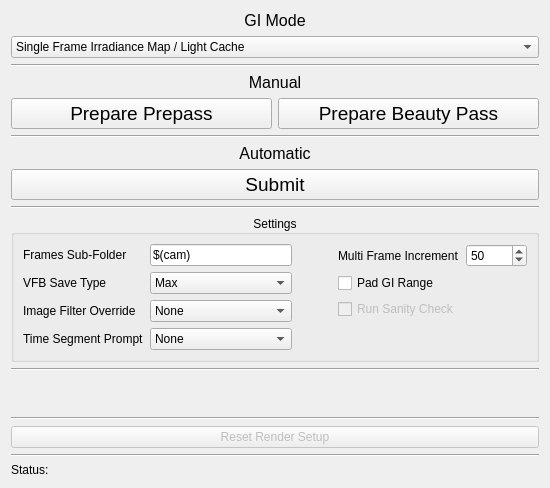
  <widget class="QWidget" name="spinach_tbdg">
   <property name="enabled">
    <bool>true</bool>
   </property>
   <attribute name="title">
    <string>Spinach</string>
   </attribute>
   <layout class="QVBoxLayout" name="verticalLayout_3">
    <item>
     <widget class="QLabel" name="label_GI_mode">
      <property name="font">
       <font>
        <pointsize>12</pointsize>
       </font>
      </property>
      <property name="text">
       <string>GI Mode</string>
      </property>
      <property name="alignment">
       <set>Qt::AlignCenter</set>
      </property>
      <property name="buddy">
       <cstring>sp_gi_mode_cmbx</cstring>
      </property>
     </widget>
    </item>
    <item>
     <widget class="QComboBox" name="sp_gi_mode_cmbx">
      <property name="font">
       <font>
        <italic>false</italic>
       </font>
      </property>
      <property name="toolTip">
       <string>&lt;html&gt;&lt;head/&gt;&lt;body&gt;&lt;p&gt;Selects from six different global illumination modes:&lt;/p&gt;&lt;ul style=&quot;margin-top: 0px; margin-bottom: 0px; margin-left: 0px; margin-right: 0px; -qt-list-indent: 1;&quot;&gt;&lt;li style=&quot; margin-top:12px; margin-bottom:12px; margin-left:0px; margin-right:0px; -qt-block-indent:0; text-indent:0px;&quot;&gt;Single Frame Irradiance Map / Light Cache &lt;/li&gt;&lt;li style=&quot; margin-top:12px; margin-bottom:12px; margin-left:0px; margin-right:0px; -qt-block-indent:0; text-indent:0px;&quot;&gt;Multi Frame Incremental Irradiance Map / Light Cache &lt;/li&gt;&lt;li style=&quot; margin-top:12px; margin-bottom:12px; margin-left:0px; margin-right:0px; -qt-block-indent:0; text-indent:0px;&quot;&gt;Animation Prepass Irradiance Map / Light Cache &lt;/li&gt;&lt;li style=&quot; margin-top:12px; margin-bottom:12px; margin-left:0px; margin-right:0px; -qt-block-indent:0; text-indent:0px;&quot;&gt;Brute Force / Light Cache &lt;/li&gt;&lt;li style=&quot; margin-top:12px; margin-bottom:12px; margin-left:0px; margin-right:0px; -qt-block-indent:0; text-indent:0px;&quot;&gt;Brute Force Per Frame / Light Cache &lt;/li&gt;&lt;li style=&quot; margin-top:12px; margin-bottom:12px; margin-left:0px; margin-right:0px; -qt-block-indent:0; text-indent:0px;&quot;&gt;Brute Force / Brute Force &lt;/li&gt;&lt;/ul&gt;&lt;/body&gt;&lt;/html&gt;</string>
      </property>
      <property name="whatsThis">
       <string>&lt;html&gt;&lt;head/&gt;&lt;body&gt;&lt;p&gt;Selects from six different global illumination modes: &lt;/p&gt;&lt;ul style=&quot;margin-top: 0px; margin-bottom: 0px; margin-left: 0px; margin-right: 0px; -qt-list-indent: 1;&quot;&gt;&lt;li style=&quot; margin-top:12px; margin-bottom:12px; margin-left:0px; margin-right:0px; -qt-block-indent:0; text-indent:0px;&quot;&gt;Single Frame Irradiance Map / Light Cache: Renders one frame that covers the entire animation range. This can be used effectively for fly-through animations, though some more complicated camera moves will get better results with Multi Frame Incremental mode. Animated objects will cause artifacts. &lt;/li&gt;&lt;li style=&quot; margin-top:12px; margin-bottom:12px; margin-left:0px; margin-right:0px; -qt-block-indent:0; text-indent:0px;&quot;&gt;Multi Frame Incremental Irradiance Map / Light Cache: Similar to single frame mode, but renders frames at an interval that allows VRay to calculate from different camera viewpoints. Animated objects will cause artifacts. &lt;/li&gt;&lt;li style=&quot; margin-top:12px; margin-bottom:12px; margin-left:0px; margin-right:0px; -qt-block-indent:0; text-indent:0px;&quot;&gt;Animation Prepass Irradiance Map / Light Cache: One irradiance map is created for each frame and written into a separate file. Then, irradiance maps from several adjacent frames are loaded together and blended so as to reduce flickering. Note that in this mode you have to render one map for each frame (i. e. you cannot render every Nth frame). &lt;/li&gt;&lt;li style=&quot; margin-top:12px; margin-bottom:12px; margin-left:0px; margin-right:0px; -qt-block-indent:0; text-indent:0px;&quot;&gt;Brute Force / Light Cache: Renders using the Brute Force algorithm for primary bounces and uses a single light cache for secondary. The light cache is generated in the prepass. &lt;/li&gt;&lt;li style=&quot; margin-top:12px; margin-bottom:12px; margin-left:0px; margin-right:0px; -qt-block-indent:0; text-indent:0px;&quot;&gt;Brute Force Per Frame / Light Cache: Renders using the Brute Force algorithm for primary bounces and for the secondary VRay calculates a new Light Cache for every frame. Does not require a prepass. &lt;/li&gt;&lt;li style=&quot; margin-top:12px; margin-bottom:12px; margin-left:0px; margin-right:0px; -qt-block-indent:0; text-indent:0px;&quot;&gt;Brute Force / Brute Force: Renders using only the Brute Force algorithm. Does not require a prepass. &lt;/li&gt;&lt;/ul&gt;&lt;/body&gt;&lt;/html&gt;</string>
      </property>
      <item>
       <property name="text">
        <string>Single Frame Irradiance Map / Light Cache</string>
       </property>
      </item>
      <item>
       <property name="text">
        <string>Multi Frame Incremental Irradiance Map / Light Cache</string>
       </property>
      </item>
      <item>
       <property name="text">
        <string>Animation Prepass Irradiance Map / Light Cache</string>
       </property>
      </item>
      <item>
       <property name="text">
        <string>Brute Force / Light Cache</string>
       </property>
      </item>
      <item>
       <property name="text">
        <string>Brute Force Per Frame / Light Cache</string>
       </property>
      </item>
      <item>
       <property name="text">
        <string>Brute Force / Brute Force</string>
       </property>
      </item>
     </widget>
    </item>
    <item>
     <widget class="Line" name="line_6">
      <property name="orientation">
       <enum>Qt::Horizontal</enum>
      </property>
     </widget>
    </item>
    <item>
     <widget class="QLabel" name="label_manual_gi">
      <property name="font">
       <font>
        <pointsize>12</pointsize>
       </font>
      </property>
      <property name="text">
       <string>Manual</string>
      </property>
      <property name="alignment">
       <set>Qt::AlignCenter</set>
      </property>
     </widget>
    </item>
    <item>
     <layout class="QHBoxLayout" name="horizontalLayout">
      <item>
       <widget class="QPushButton" name="sp_1f_man_prepass_btn">
        <property name="minimumSize">
         <size>
          <width>0</width>
          <height>30</height>
         </size>
        </property>
        <property name="font">
         <font>
          <pointsize>14</pointsize>
         </font>
        </property>
        <property name="toolTip">
         <string>&lt;html&gt;&lt;head/&gt;&lt;body&gt;&lt;p&gt;Re-configures the render settings to be able to pre-calculate Global Illumination&lt;/p&gt;&lt;/body&gt;&lt;/html&gt;</string>
        </property>
        <property name="text">
         <string>Prepare Prepass</string>
        </property>
        <property name="checkable">
         <bool>false</bool>
        </property>
        <property name="autoDefault">
         <bool>false</bool>
        </property>
        <property name="default">
         <bool>false</bool>
        </property>
        <property name="flat">
         <bool>false</bool>
        </property>
       </widget>
      </item>
      <item>
       <widget class="QPushButton" name="sp_1f_man_beauty_btn">
        <property name="minimumSize">
         <size>
          <width>0</width>
          <height>30</height>
         </size>
        </property>
        <property name="font">
         <font>
          <pointsize>14</pointsize>
         </font>
        </property>
        <property name="toolTip">
         <string>&lt;html&gt;&lt;head/&gt;&lt;body&gt;&lt;p&gt;Re-configures the render settings to send final image renders&lt;/p&gt;&lt;/body&gt;&lt;/html&gt;</string>
        </property>
        <property name="text">
         <string>Prepare Beauty Pass</string>
        </property>
       </widget>
      </item>
     </layout>
    </item>
    <item>
     <widget class="Line" name="line">
      <property name="orientation">
       <enum>Qt::Horizontal</enum>
      </property>
     </widget>
    </item>
    <item>
     <widget class="QLabel" name="label_auto_gi">
      <property name="font">
       <font>
        <pointsize>12</pointsize>
       </font>
      </property>
      <property name="text">
       <string>Automatic</string>
      </property>
      <property name="alignment">
       <set>Qt::AlignCenter</set>
      </property>
      <property name="buddy">
       <cstring>sp_1f_auto_btn</cstring>
      </property>
     </widget>
    </item>
    <item>
     <widget class="QPushButton" name="sp_1f_auto_btn">
      <property name="minimumSize">
       <size>
        <width>0</width>
        <height>30</height>
       </size>
      </property>
      <property name="font">
       <font>
        <pointsize>14</pointsize>
       </font>
      </property>
      <property name="toolTip">
       <string>&lt;html&gt;&lt;head/&gt;&lt;body&gt;&lt;p&gt;Re-configures the render settings to send whatever combination of prepass and beauty pass necessary and submits both to Backburner&lt;/p&gt;&lt;/body&gt;&lt;/html&gt;</string>
      </property>
      <property name="text">
       <string>Submit</string>
      </property>
      <property name="checkable">
       <bool>false</bool>
      </property>
     </widget>
    </item>
    <item>
     <widget class="Line" name="line_2">
      <property name="orientation">
       <enum>Qt::Horizontal</enum>
      </property>
     </widget>
    </item>
    <item>
     <widget class="QGroupBox" name="sp_settings_gb">
      <property name="title">
       <string>Settings</string>
      </property>
      <property name="alignment">
       <set>Qt::AlignCenter</set>
      </property>
      <property name="checkable">
       <bool>false</bool>
      </property>
      <layout class="QVBoxLayout" name="verticalLayout_5">
       <item>
        <layout class="QHBoxLayout" name="horizontalLayout_4">
         <item>
          <layout class="QFormLayout" name="formLayout_2">
           <item row="0" column="0">
            <widget class="QLabel" name="label_frames_sub_folder">
             <property name="text">
              <string>Frames Sub-Folder</string>
             </property>
             <property name="buddy">
              <cstring>sp_frm_subFolder_le</cstring>
             </property>
            </widget>
           </item>
           <item row="0" column="1">
            <widget class="QLineEdit" name="sp_frm_subFolder_le">
             <property name="toolTip">
              <string>&lt;html&gt;&lt;head/&gt;&lt;body&gt;&lt;p&gt;The sub-folder in the frames directory that the shot will render it's frames to.  The token &amp;quot;$(cam)&amp;quot; inserts the name of the current camera.&lt;/p&gt;&lt;/body&gt;&lt;/html&gt;</string>
             </property>
             <property name="text">
              <string>$(cam)</string>
             </property>
            </widget>
           </item>
           <item row="1" column="0">
            <widget class="QLabel" name="label_vfb_save_type">
             <property name="text">
              <string>VFB Save Type</string>
             </property>
             <property name="buddy">
              <cstring>sp_vfb_type_cmbx</cstring>
             </property>
            </widget>
           </item>
           <item row="1" column="1">
            <widget class="QComboBox" name="sp_vfb_type_cmbx">
             <property name="toolTip">
              <string>&lt;html&gt;&lt;head/&gt;&lt;body&gt;&lt;p&gt;Changes whether the image is rendered using the Max Frame Buffer or the VRay Frame Buffer.  This changes how the images will be saved and what they will be named.&lt;/p&gt;&lt;/body&gt;&lt;/html&gt;</string>
             </property>
             <item>
              <property name="text">
               <string>Max</string>
              </property>
             </item>
             <item>
              <property name="text">
               <string>VRay</string>
              </property>
             </item>
            </widget>
           </item>
           <item row="2" column="0">
            <widget class="QLabel" name="label_image_filter_override">
             <property name="text">
              <string>Image Filter Override</string>
             </property>
             <property name="buddy">
              <cstring>sp_img_filt_ovr_cmbx</cstring>
             </property>
            </widget>
           </item>
           <item row="2" column="1">
            <widget class="QComboBox" name="sp_img_filt_ovr_cmbx">
             <property name="toolTip">
              <string>&lt;html&gt;&lt;head/&gt;&lt;body&gt;&lt;p&gt;Allows overriding the Image Filter in a file with one from the list.  &lt;/p&gt;&lt;/body&gt;&lt;/html&gt;</string>
             </property>
             <property name="currentIndex">
              <number>17</number>
             </property>
             <property name="maxVisibleItems">
              <number>20</number>
             </property>
             <item>
              <property name="text">
               <string>Area</string>
              </property>
             </item>
             <item>
              <property name="text">
               <string>Sharp Quadratic</string>
              </property>
             </item>
             <item>
              <property name="text">
               <string>Catmull - Rom</string>
              </property>
             </item>
             <item>
              <property name="text">
               <string>Plate Match/MAX R2</string>
              </property>
             </item>
             <item>
              <property name="text">
               <string>Quadratic</string>
              </property>
             </item>
             <item>
              <property name="text">
               <string>Cubic</string>
              </property>
             </item>
             <item>
              <property name="text">
               <string>Video</string>
              </property>
             </item>
             <item>
              <property name="text">
               <string>Soften</string>
              </property>
             </item>
             <item>
              <property name="text">
               <string>Cook Variable</string>
              </property>
             </item>
             <item>
              <property name="text">
               <string>Blend</string>
              </property>
             </item>
             <item>
              <property name="text">
               <string>Blackman</string>
              </property>
             </item>
             <item>
              <property name="text">
               <string>Mitchell-Netravali</string>
              </property>
             </item>
             <item>
              <property name="text">
               <string>VRayLanczosFilter</string>
              </property>
             </item>
             <item>
              <property name="text">
               <string>VRaySincFilter</string>
              </property>
             </item>
             <item>
              <property name="text">
               <string>VRayBoxFilter</string>
              </property>
             </item>
             <item>
              <property name="text">
               <string>VRayTriangleFilter</string>
              </property>
             </item>
             <item>
              <property name="text">
               <string>VRayMitNetFilter</string>
              </property>
             </item>
             <item>
              <property name="text">
               <string>None</string>
              </property>
             </item>
             <item>
              <property name="text">
               <string>Off</string>
              </property>
             </item>
            </widget>
           </item>
           <item row="3" column="0">
            <widget class="QLabel" name="label_time_segment_prompt">
             <property name="text">
              <string>Time Segment Prompt</string>
             </property>
             <property name="buddy">
              <cstring>sp_sats_prompt_cmbx</cstring>
             </property>
            </widget>
           </item>
           <item row="3" column="1">
            <widget class="QComboBox" name="sp_sats_prompt_cmbx">
             <property name="toolTip">
              <string>&lt;html&gt;&lt;head/&gt;&lt;body&gt;&lt;p&gt;Activates a pop-up everytime either &amp;quot;Prepare Prepass&amp;quot; or &amp;quot;Prepare Beauty Pass&amp;quot; are clicked. It asks the user to confirm the frame range of the shot they are sending.&lt;/p&gt;&lt;/body&gt;&lt;/html&gt;</string>
             </property>
             <item>
              <property name="text">
               <string>None</string>
              </property>
             </item>
             <item>
              <property name="text">
               <string>Prepass</string>
              </property>
             </item>
             <item>
              <property name="text">
               <string>Beauty</string>
              </property>
             </item>
             <item>
              <property name="text">
               <string>Both</string>
              </property>
             </item>
            </widget>
           </item>
          </layout>
         </item>
         <item>
          <spacer name="horizontalSpacer_3">
           <property name="orientation">
            <enum>Qt::Horizontal</enum>
           </property>
           <property name="sizeHint" stdset="0">
            <size>
             <width>40</width>
             <height>20</height>
            </size>
           </property>
          </spacer>
         </item>
         <item>
          <layout class="QFormLayout" name="formLayout">
           <item row="0" column="0">
            <widget class="QLabel" name="label_multi_frame_increment">
             <property name="enabled">
              <bool>true</bool>
             </property>
             <property name="text">
              <string>Multi Frame Increment</string>
             </property>
             <property name="buddy">
              <cstring>sp_multi_frame_increment_sb</cstring>
             </property>
            </widget>
           </item>
           <item row="0" column="1">
            <widget class="QSpinBox" name="sp_multi_frame_increment_sb">
             <property name="enabled">
              <bool>true</bool>
             </property>
             <property name="toolTip">
              <string>&lt;html&gt;&lt;head/&gt;&lt;body&gt;&lt;p&gt;The increment between Irradiance Map calculations used by &amp;quot;Multi Frame Incremental Mode&amp;quot;&lt;/p&gt;&lt;/body&gt;&lt;/html&gt;</string>
             </property>
             <property name="minimum">
              <number>1</number>
             </property>
             <property name="maximum">
              <number>65535</number>
             </property>
             <property name="singleStep">
              <number>10</number>
             </property>
             <property name="value">
              <number>50</number>
             </property>
             <property name="displayIntegerBase">
              <number>10</number>
             </property>
            </widget>
           </item>
           <item row="1" column="0">
            <widget class="QCheckBox" name="sp_pad_gi_range_ckbx">
             <property name="enabled">
              <bool>true</bool>
             </property>
             <property name="toolTip">
              <string>&lt;html&gt;&lt;head/&gt;&lt;body&gt;&lt;p&gt;When using &amp;quot;Animation Prepass&amp;quot; mode  or &amp;quot;Multi Frame Incremental&amp;quot; mode, Spinach will alter the frame ranget to ensure full Global Illumination converage across the shot.&lt;/p&gt;&lt;/body&gt;&lt;/html&gt;</string>
             </property>
             <property name="text">
              <string>Pad GI Range</string>
             </property>
            </widget>
           </item>
           <item row="2" column="0">
            <widget class="QCheckBox" name="sp_run_kale_ckbx">
             <property name="enabled">
              <bool>false</bool>
             </property>
             <property name="toolTip">
              <string>&lt;html&gt;&lt;head/&gt;&lt;body&gt;&lt;p&gt;Runs the Kale Sanity Checker everytime either &amp;quot;Prepare Prepass&amp;quot; or &amp;quot;Prepare Beauty Pass&amp;quot; are clicked.&lt;/p&gt;&lt;/body&gt;&lt;/html&gt;</string>
             </property>
             <property name="text">
              <string>Run Sanity Check</string>
             </property>
            </widget>
           </item>
          </layout>
         </item>
        </layout>
       </item>
      </layout>
     </widget>
    </item>
    <item>
     <widget class="Line" name="line_4">
      <property name="orientation">
       <enum>Qt::Horizontal</enum>
      </property>
     </widget>
    </item>
    <item>
     <spacer name="verticalSpacer_2">
      <property name="orientation">
       <enum>Qt::Vertical</enum>
      </property>
      <property name="sizeHint" stdset="0">
       <size>
        <width>20</width>
        <height>40</height>
       </size>
      </property>
     </spacer>
    </item>
    <item>
     <widget class="Line" name="line_5">
      <property name="orientation">
       <enum>Qt::Horizontal</enum>
      </property>
     </widget>
    </item>
    <item>
     <widget class="QPushButton" name="sp_reset_btn">
      <property name="enabled">
       <bool>false</bool>
      </property>
      <property name="text">
       <string>Reset Render Setup</string>
      </property>
     </widget>
    </item>
    <item>
     <widget class="Line" name="line_3">
      <property name="orientation">
       <enum>Qt::Horizontal</enum>
      </property>
     </widget>
    </item>
    <item>
     <widget class="QLabel" name="label_spinach_status">
      <property name="text">
       <string>Status:</string>
      </property>
     </widget>
    </item>
   </layout>
  </widget>
